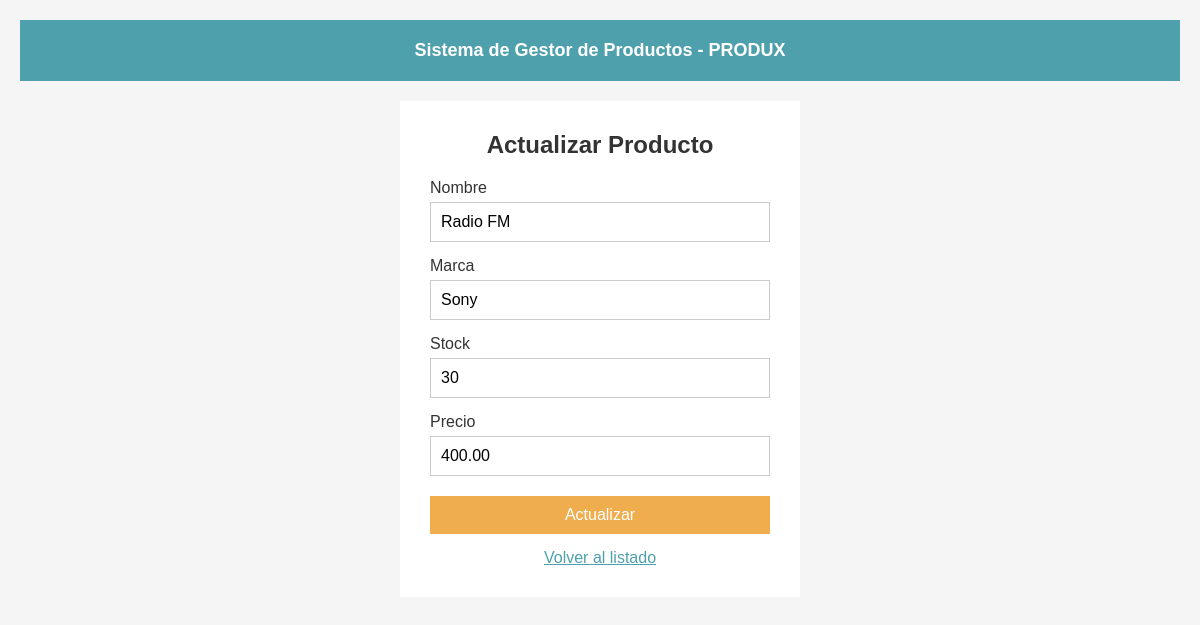
The app's page /update.php?id=2 with its own data.
### tables this page shows
CREATE TABLE `producto` (
  `Id` int(11) NOT NULL AUTO_INCREMENT,
  `Nombre` varchar(50) NOT NULL,
  `Marca` varchar(100) NOT NULL,
  `Stock` int(11) NOT NULL,
  `Precio` decimal(9,2) DEFAULT NULL,
  PRIMARY KEY (`Id`)
);

### update.php (the view, shortened to what this page needs)
<!DOCTYPE html>
<html lang="en">
<head>
    <link rel="stylesheet" href="styles/style.css">
</head>
<body>
    <div class="container">
        <h1 class="container__title">Sistema de Gestor de Productos - PRODUX</h1>
    </div>
    <?php
        $cn = conectar();
        $Id = $_GET["id"];
        $sql = mysqli_query($cn, "call verproductoid($Id)");
        $row = mysqli_fetch_array($sql);
    ?>
    <div class="form">
        <h2 class="form__title">Actualizar Producto</h2>
        <form action="upd.php" method="Post">
            <div class="form__group">
                <label class="form__label">Nombre</label>
                <input type="text" name="name" class="form__input" value="<?php echo $row["Nombre"]?>">
            </div>
            <div class="form__group">
                <label class="form__label">Marca</label>
                <input type="text" name="marca" class="form__input" value="<?php echo $row["Marca"]?>">
            </div>
            <div class="form__group">
                <label class="form__label">Stock</label>
                <input type="number" name="stock" class="form__input" min="0" max="1000" value="<?php echo $row["Stock"]?>">
            </div>
            <div class="form__group">
                <label class="form__label">Precio</label>
                <input type="number" name="precio" class="form__input" min="0" max="9999" step="0.01" value="<?php echo $row["Precio"]?>">
            </div>
            <div class="form__actions">
                <input type="submit" class="btn btn--edit btn--full" value="Actualizar">
            </div>
            <a href="index.php" class="form__link">Volver al listado</a>
        </form>
    </div>
</body>
</html>

### styles/style.css (style rules this page uses)
html { font-size: 62.5%; }
* { margin: 0; padding: 0; box-sizing: border-box; }
body { font-family: Arial, sans-serif; font-size: 1.6rem; background-color: #f5f5f5; padding: 2rem; }
.container { margin-bottom: 2rem; padding: 2rem; background-color: #4EA0AD; }
.container__title { text-align: center; color: #fff; font-size: 1.8rem; }
.form { max-width: 40rem; margin: 0 auto; padding: 3rem; background-color: #fff; }
.form__group { margin-bottom: 1.5rem; }
.form__label { display: block; margin-bottom: 0.5rem; color: #333; }
.form__input { width: 100%; padding: 1rem; border: 0.1rem solid #ccc; font-size: 1.6rem; }
.form__title { text-align: center; color: #333; margin-bottom: 2rem; }
.form__actions { margin-top: 2rem; text-align: center; }
.form__link { display: block; margin-top: 1.5rem; color: #4EA0AD; text-align: center; }
.btn { display: inline-block; color: #fff; border: none; text-decoration: none; padding: 1rem 2rem; font-size: 1.6rem; cursor: pointer; }
.btn--edit { background-color: #f0ad4e; }
.btn--full { width: 100%; }

### records on screen
producto: name "Radio FM", marca "Sony", stock "30", precio "400.00"
